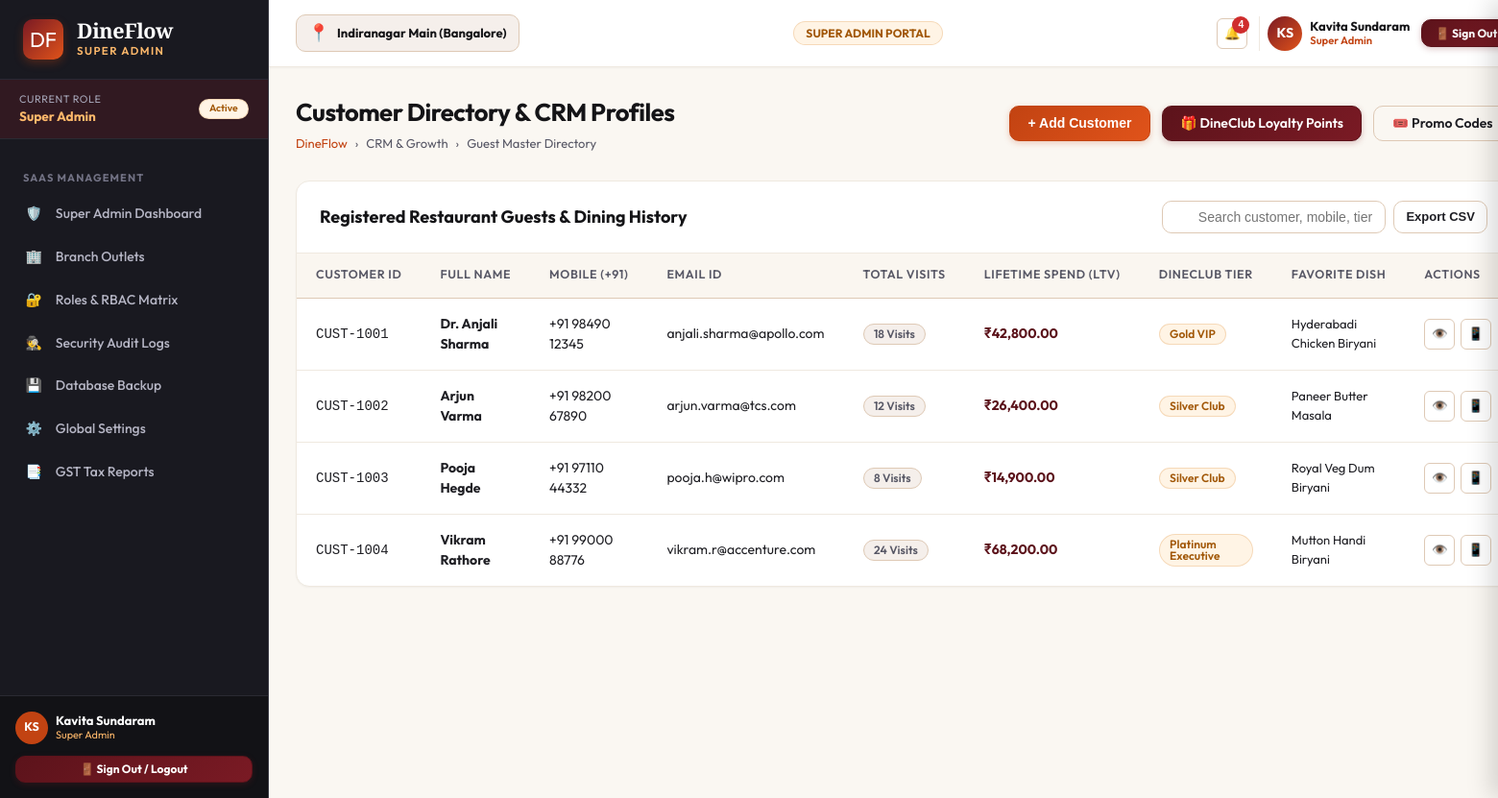
Page /crm/ (signed in) on the committed database.
### apps/accounts/models.py (models this page shows, shortened)
class Role(models.Model):
    code = models.CharField(max_length=50, unique=True)
    name = models.CharField(max_length=100)
    description = models.TextField(blank=True, default='')
    dashboard_url = models.CharField(max_length=200, default='/dashboard/owner/')
    icon = models.CharField(max_length=50, default='shield')
    is_active = models.BooleanField(default=True)
    created_at = models.DateTimeField(auto_now_add=True)

class UserProfile(models.Model):
    user = models.OneToOneField(User, on_delete=models.CASCADE, related_name='userprofile')
    role = models.ForeignKey(Role, on_delete=models.PROTECT, related_name='users')
    branch = models.CharField(max_length=150, default='Indiranagar Main (Bangalore)')
    employee_code = models.CharField(max_length=50, blank=True, default='')
    phone = models.CharField(max_length=20, blank=True, default='')
    avatar_initials = models.CharField(max_length=5, default='DF')
    created_at = models.DateTimeField(auto_now_add=True)
    updated_at = models.DateTimeField(auto_now=True)

### apps/crm/views.py (the view)
# urls.py: path('', views.customer_list, name='customer_list_root'),
@role_required(['owner', 'manager', 'super_admin'])
def customer_list(request):
    customers = [
        {'id': 'CUST-1001', 'name': 'Dr. Anjali Sharma', 'phone': '+91 98490 12345', 'email': 'anjali.sharma@apollo.com', 'visits': 18, 'total_spent': 42800.00, 'tier': 'Gold VIP', 'fav_dish': 'Hyderabadi Chicken Biryani', 'status': 'active'},
        {'id': 'CUST-1002', 'name': 'Arjun Varma', 'phone': '+91 98200 67890', 'email': 'arjun.varma@tcs.com', 'visits': 12, 'total_spent': 26400.00, 'tier': 'Silver Club', 'fav_dish': 'Paneer Butter Masala', 'status': 'active'},
        {'id': 'CUST-1003', 'name': 'Pooja Hegde', 'phone': '+91 97110 44332', 'email': 'pooja.h@wipro.com', 'visits': 8, 'total_spent': 14900.00, 'tier': 'Silver Club', 'fav_dish': 'Royal Veg Dum Biryani', 'status': 'active'},
        {'id': 'CUST-1004', 'name': 'Vikram Rathore', 'phone': '+91 99000 88776', 'email': 'vikram.r@accenture.com', 'visits': 24, 'total_spent': 68200.00, 'tier': 'Platinum Executive', 'fav_dish': 'Mutton Handi Biryani', 'status': 'active'},
    ]
    context = {
        'page_title': 'Customer CRM Directory',
        'customers': customers
    }
    return render(request, 'crm/customer_list.html', context)

### dineflow_core/templatetags/dineflow_tags.py (called while the page is built)
@register.filter(name='inr')
def inr_format(value):
    if value is None or value == '':
        return '₹0.00'
    try:
        val = float(value)
    except (ValueError, TypeError):
        return f"₹{value}"
    is_negative = val < 0
    val = abs(val)
    parts = f"{val:.2f}".split('.')
    integer_part = parts[0]
    decimal_part = parts[1]
    if len(integer_part) <= 3:
        formatted = integer_part
    else:
        last_three = integer_part[-3:]
        remaining = integer_part[:-3]
        groups = []
        while len(remaining) > 2:
            groups.insert(0, remaining[-2:])
            remaining = remaining[:-2]
        if remaining:
            groups.insert(0, remaining)
        formatted = ",".join(groups) + "," + last_three
    result = f"₹{formatted}.{decimal_part}"
    return f"-{result}" if is_negative else result

### templates/crm/customer_list.html (shortened to what this page needs)
{% extends 'base.html' %}
{% load static %}
{% load dineflow_tags %}
{% block content %}
<div class="df-page-header">
  <div class="df-page-title-group">
    <h1>Customer Directory & CRM Profiles</h1>
    <div class="df-breadcrumb">
      <a href="{% url 'landing:index' %}">DineFlow</a>
      <span>›</span>
      <span>CRM & Growth</span>
      <span>›</span>
      <span>Guest Master Directory</span>
    </div>
  </div>
  <div style="display:flex; gap:0.75rem;">
    <button class="df-btn df-btn-terracotta" onclick="DineFlow.showToast('New Customer', 'Opening guest registration drawer...', 'info')">
      <span>+ Add Customer</span>
    </button>
    <a href="{% url 'crm:loyalty_points' %}" class="df-btn df-btn-maroon">
      <span>🎁 DineClub Loyalty Points</span>
    </a>
    <a href="{% url 'crm:offers_coupons' %}" class="df-btn df-btn-outline">
      <span>🎟️ Promo Codes</span>
    </a>
  </div>
</div>
<div class="df-card">
  <div class="df-card-header">
    <div class="df-card-title">Registered Restaurant Guests & Dining History</div>
    <div style="display:flex; gap:0.5rem;">
      <input type="text" id="df-cust-search" class="df-input-search" placeholder="Search customer, mobile, tier...">
      <button class="df-btn df-btn-outline df-btn-sm" onclick="ExportPrint.exportTableToCSV('df-customers-table', 'customers.csv')">Export CSV</button>
    </div>
  </div>
  <div class="df-table-responsive">
    <table class="df-table" id="df-customers-table">
      <thead>
        <tr>
          <th>Customer ID</th>
          <th>Full Name</th>
          <th>Mobile (+91)</th>
          <th>Email ID</th>
          <th>Total Visits</th>
          <th>Lifetime Spend (LTV)</th>
          <th>DineClub Tier</th>
          <th>Favorite Dish</th>
          <th>Actions</th>
        </tr>
      </thead>
      <tbody>
        {% for c in customers %}
          <tr>
            <td><code>{{ c.id }}</code></td>
            <td><strong>{{ c.name }}</strong></td>
            <td>{{ c.phone }}</td>
            <td>{{ c.email }}</td>
            <td><span class="df-badge badge-neutral">{{ c.visits }} Visits</span></td>
            <td style="font-weight:700; color:var(--df-maroon-800);">{{ c.total_spent|inr }}</td>
            <td><span class="df-badge badge-warning">{{ c.tier }}</span></td>
            <td style="font-size:0.8125rem;">{{ c.fav_dish }}</td>
            <td>
              <div class="df-action-btns">
                <button class="df-btn-icon" onclick="DineFlow.showToast('Customer Profile', 'Viewing full profile of {{ c.name }}', 'info')">👁️</button>
                <button class="df-btn-icon" onclick="DineFlow.showToast('WhatsApp Sent', 'Promo offer sent to {{ c.phone }}', 'success')">📱</button>
              </div>
            </td>
          </tr>
        {% endfor %}
      </tbody>
    </table>
  </div>
</div>
{% endblock %}

### templates/partials/_sidebar.html (shortened to what this page needs)
{% load static %}
<aside class="df-sidebar">
  <div class="df-brand-header">
    <div class="df-brand-logo">DF</div>
    <div>
      <div class="df-brand-title">DineFlow</div>
      <div class="df-brand-subtitle">{{ CURRENT_USER.role_title }}</div>
    </div>
  </div>
  <div style="padding: 0.75rem 1.25rem; background: rgba(122, 26, 36, 0.25); border-bottom: 1px solid #2B2B33; display: flex; align-items: center; justify-content: space-between;">
    <div>
      <div style="font-size: 0.68rem; color: #A6A6B8; text-transform: uppercase; letter-spacing: 0.05em;">Current Role</div>
      <div style="font-size: 0.85rem; font-weight: 700; color: var(--df-saffron-400);">{{ CURRENT_USER.role_title }}</div>
    </div>
    <span class="df-badge badge-warning" style="font-size: 0.65rem;">Active</span>
  </div>
  <nav style="flex: 1; padding: 0.75rem 0 2rem; overflow-y: auto;">
    {% if CURRENT_ROLE == 'super_admin' %}
      <div class="df-nav-section-title">SaaS Management</div>
      <ul class="df-nav-list">
        <li class="df-nav-item">
          <a href="{% url 'dashboard:super_admin' %}" class="df-nav-link {% if request.resolver_match.url_name == 'super_admin' %}active{% endif %}">
            <span>🛡️</span>
            <span>Super Admin Dashboard</span>
          </a>
        </li>
        <li class="df-nav-item">
          <a href="{% url 'settings_app:branches' %}" class="df-nav-link {% if request.resolver_match.url_name == 'branches' %}active{% endif %}">
            <span>🏢</span>
            <span>Branch Outlets</span>
          </a>
        </li>
        <li class="df-nav-item">
          <a href="{% url 'settings_app:roles_permissions' %}" class="df-nav-link {% if request.resolver_match.url_name == 'roles_permissions' %}active{% endif %}">
            <span>🔐</span>
            <span>Roles & RBAC Matrix</span>
          </a>
        </li>
        <li class="df-nav-item">
          <a href="{% url 'settings_app:audit_logs' %}" class="df-nav-link {% if request.resolver_match.url_name == 'audit_logs' %}active{% endif %}">
            <span>🕵️</span>
            <span>Security Audit Logs</span>
          </a>
        </li>
        <li class="df-nav-item">
          <a href="{% url 'settings_app:backup_restore' %}" class="df-nav-link {% if request.resolver_match.url_name == 'backup_restore' %}active{% endif %}">
            <span>💾</span>
            <span>Database Backup</span>
          </a>
        </li>
        <li class="df-nav-item">
          <a href="{% url 'settings_app:general' %}" class="df-nav-link {% if request.resolver_match.url_name == 'general' %}active{% endif %}">
            <span>⚙️</span>
            <span>Global Settings</span>
          </a>
        </li>
        <li class="df-nav-item">
          <a href="{% url 'analytics:tax_reports' %}" class="df-nav-link {% if request.resolver_match.url_name == 'tax_reports' %}active{% endif %}">
            <span>📑</span>
            <span>GST Tax Reports</span>
          </a>
        </li>
      </ul>
    {% endif %}
  </nav>
  <div style="padding: 1rem; border-top: 1px solid #2B2B33; background: rgba(18, 18, 22, 0.95); margin-top: auto;">
    <div style="display: flex; align-items: center; justify-content: space-between; margin-bottom: 0.75rem;">
      <div style="display: flex; align-items: center; gap: 0.5rem;">
        <div style="width: 34px; height: 34px; border-radius: 50%; background: var(--df-terracotta-700); color: #FFF; font-weight: 700; display: flex; align-items: center; justify-content: center; font-size: 0.78rem;">
          {{ CURRENT_USER.avatar_initials }}
        </div>
        <div style="line-height: 1.2;">
          <div style="font-weight: 700; font-size: 0.8125rem; color: #FFF;">{{ CURRENT_USER.name }}</div>
          <div style="font-size: 0.68rem; color: var(--df-saffron-400);">{{ CURRENT_USER.role_title }}</div>
        </div>
      </div>
    </div>
    <div>
      <a href="{% url 'accounts:logout' %}" class="df-btn df-btn-maroon df-btn-sm" style="width: 100%; justify-content: center; font-size: 0.75rem; font-weight: 700;">
        <span>🚪 Sign Out / Logout</span>
      </a>
    </div>
  </div>
</aside>

### templates/partials/_navbar.html (shortened to what this page needs)
{% load static %}
<header class="df-navbar">
  <div style="display: flex; align-items: center; gap: 1rem;">
    <div style="display: flex; align-items: center; gap: 0.5rem; background: var(--df-bg-cream); border: 1px solid var(--df-border-medium); padding: 0.35rem 0.75rem; border-radius: var(--df-radius-md);">
      <span style="font-size: 1.1rem;">📍</span>
      <span style="font-weight: 700; font-size: 0.8125rem; color: var(--df-charcoal-900);">{{ ACTIVE_BRANCH }}</span>
    </div>
  </div>
  <div style="display: flex; align-items: center; gap: 0.75rem;">
    <span class="df-badge badge-warning" style="font-weight: 700; font-size: 0.75rem; padding: 0.35rem 0.75rem;">
      {{ CURRENT_USER.role_title|upper }} PORTAL
    </span>
  </div>
  <div style="display: flex; align-items: center; gap: 0.75rem;">
    <button class="df-btn-icon" onclick="DineFlow.openDrawer('df-notifications-drawer')" style="position: relative;" title="Notifications">
      🔔
      {% if UNREAD_NOTIFICATIONS_COUNT > 0 %}
        <span style="position: absolute; top: -3px; right: -3px; width: 18px; height: 18px; background: var(--df-danger-600); color: #FFF; border-radius: 50%; font-size: 0.65rem; font-weight: 800; display: flex; align-items: center; justify-content: center;">
          {{ UNREAD_NOTIFICATIONS_COUNT }}
        </span>
      {% endif %}
    </button>
    <div style="display: flex; align-items: center; gap: 0.5rem; padding-left: 0.5rem; border-left: 1px solid var(--df-border-light);">
      <div style="width: 36px; height: 36px; border-radius: 50%; background: linear-gradient(135deg, var(--df-maroon-700), var(--df-terracotta-600)); color: #FFF; font-weight: 700; display: flex; align-items: center; justify-content: center; font-size: 0.875rem; box-shadow: var(--df-shadow-xs);">
        {{ CURRENT_USER.avatar_initials }}
      </div>
      <div style="line-height: 1.2; text-align: left;" class="df-hide-mobile">
        <div style="font-weight: 700; font-size: 0.8125rem; color: var(--df-charcoal-900);">{{ CURRENT_USER.name }}</div>
        <div style="font-size: 0.7rem; color: var(--df-terracotta-700); font-weight: 600;">{{ CURRENT_USER.role_title }}</div>
      </div>
    </div>
    <a href="{% url 'accounts:logout' %}" class="df-btn df-btn-maroon df-btn-sm" style="font-weight: 700; font-size: 0.75rem; padding: 0.4rem 0.85rem;" title="Sign out of ERP">
      <span>🚪 Sign Out</span>
    </a>
  </div>
</header>

### static/css/dineflow-tokens.css (style rules this page uses)
:root { --df-charcoal-900: #141417; --df-charcoal-800: #1E1E24; --df-charcoal-700: #2B2B33; --df-charcoal-600: #3C3C47; --df-charcoal-500: #555563; --df-charcoal-400: #7A7A8C; --df-charcoal-300: #A6A6B8; --df-charcoal-200: #D1D1DE; --df-charcoal-100: #EDEDF5; --df-maroon-900: #420C12; --df-maroon-800: #5C131B; --df-maroon-700: #7A1A24; --df-maroon-600: #9E222F; --df-maroon-500: #C42B3B; --df-maroon-100: #FCE8EA; --df-terracotta-900: #73270A; --df-terracotta-800: #9C350D; --df-terracotta-700: #C24312; --df-terracotta-600: #E0531A; --df-terracotta-500: #F06A33; --df-terracotta-400: #F58C60; --df-terracotta-100: #FDEDE6; --df-saffron-900: #733E05; --df-saffron-800: #A15707; --df-saffron-700: #CF7009; --df-saffron-600: #F58B14; --df-saffron-500: #FFA238; --df-saffron-400: #FFB96B; --df-saffron-100: #FFF4E5; --df-gold-800: #8C731A; --df-gold-700: #B89722; --df-gold-600: #D9B32B; --df-gold-500: #F0CA3F; --df-gold-100: #FDF9E7; --df-green-900: #0E421B; --df-green-800: #155C27; --df-green-700: #1E7A35; --df-green-600: #279C44; --df-green-500: #34BD55; --df-green-100: #E6F7EB; --df-danger-800: #781717; --df-danger-700: #A32020; --df-danger-600: #CF2D2D; --df-danger-100: #FDE8E8; --df-bg-app: #FAF7F2; --df-bg-cream: #F5EFEB; --df-bg-surface: #FFFFFF; --df-bg-surface-subtle: #F9F6F0; --df-bg-sidebar: #191920; --df-bg-sidebar-hover: #262630; --df-bg-sidebar-active: #7A1A24; --df-text-primary: #1F1F24; --df-text-secondary: #585866; --df-text-muted: #8C8C9E; --df-text-light: #F7F5F0; --df-text-on-dark: #FFFFFF; --df-border-light: #EFE9E0; --df-border-medium: #DEC9B5; --df-border-dark: #383842; --df-border-focus: #C24312; --df-font-sans: 'Outfit', 'Inter', -apple-system, BlinkMacSystemFont, "Segoe UI", Roboto, sans-serif; --df-font-serif: 'Playfair Display', Georgia, serif; --df-font-mono: 'JetBrains Mono', 'Fira Code', Consolas, monospace; --df-shadow-xs: 0 1px 2px rgba(33, 20, 10, 0.04); --df-shadow-sm: 0 2px 4px rgba(33, 20, 10, 0.06), 0 1px 2px rgba(33, 20, 10, 0.04); --df-shadow-md: 0 6px 12px -2px rgba(33, 20, 10, 0.08), 0 3px 6px -2px rgba(33, 20, 10, 0.05); --df-shadow-lg: 0 12px 24px -4px rgba(33, 20, 10, 0.12), 0 6px 12px -4px rgba(33, 20, 10, 0.06); --df-shadow-xl: 0 20px 32px -6px rgba(33, 20, 10, 0.16), 0 10px 16px -6px rgba(33, 20, 10, 0.08); --df-radius-sm: 6px; --df-radius-md: 10px; --df-radius-lg: 14px; --df-radius-xl: 20px; --df-radius-full: 9999px; --df-sidebar-width: 280px; --df-sidebar-collapsed-width: 80px; --df-navbar-height: 70px; }

### rows in the picture
Role: role_title "SUPER ADMIN", role_title "Super Admin"
UserProfile: avatar_initials "KS", branch "Indiranagar Main (Bangalore)"

### other values in the picture
{{ CURRENT_USER.name }} "Kavita Sundaram"
{{ UNREAD_NOTIFICATIONS_COUNT }} "4"
{{ c.id }} "CUST-1001" "CUST-1002" "CUST-1003" "CUST-1004"
{{ c.name }} "Dr. Anjali Sharma" "Arjun Varma" "Pooja Hegde" "Vikram Rathore"
{{ c.phone }} "+91 98490 12345" "+91 98200 67890" "+91 97110 44332" "+91 99000 88776"
{{ c.email }} "anjali.sharma@apollo.com" "arjun.varma@tcs.com" "pooja.h@wipro.com" "vikram.r@accenture.com"
{{ c.visits }} "18" "12" "8" "24"
{{ c.total_spent|inr }} "₹42,800.00" "₹26,400.00" "₹14,900.00" "₹68,200.00"
{{ c.tier }} "Gold VIP" "Silver Club" "Silver Club" "Platinum Executive"
{{ c.fav_dish }} "Hyderabadi Chicken Biryani" "Paneer Butter Masala" "Royal Veg Dum Biryani" "Mutton Handi Biryani"
